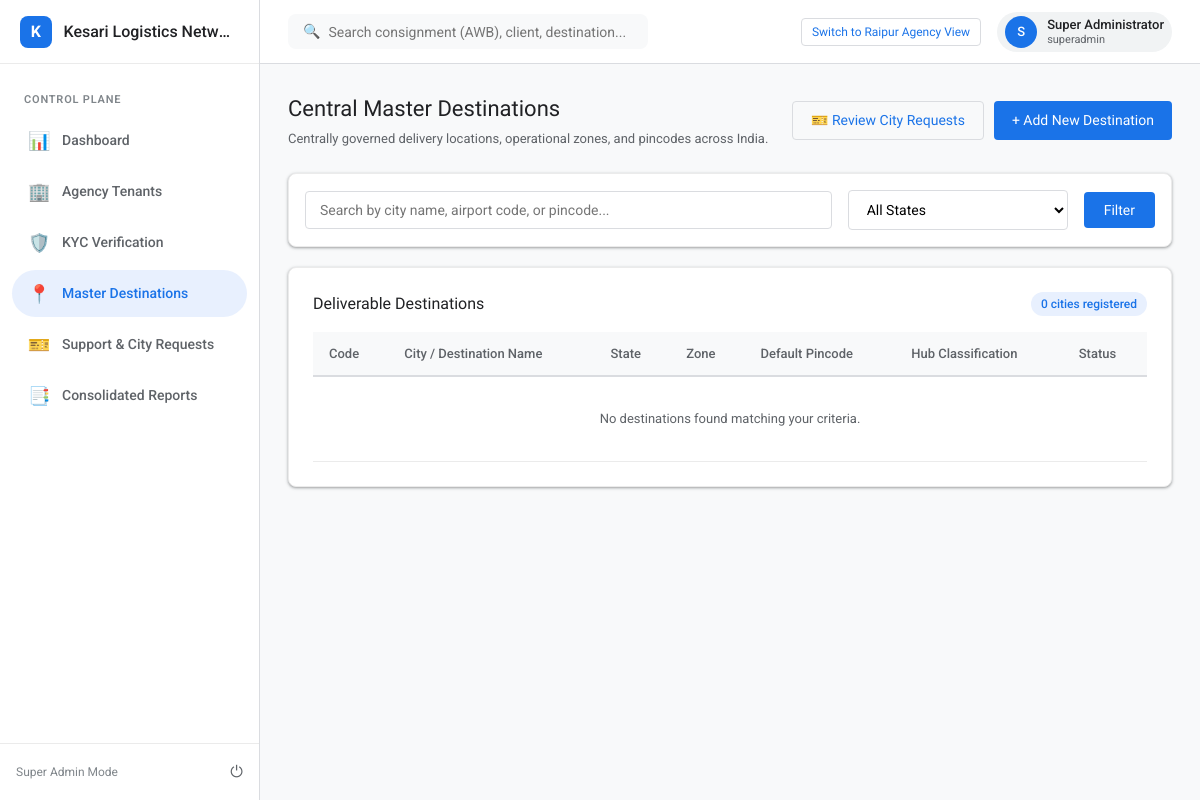
/admin/destinations (signed in), run on an earlier commit of the app's database.
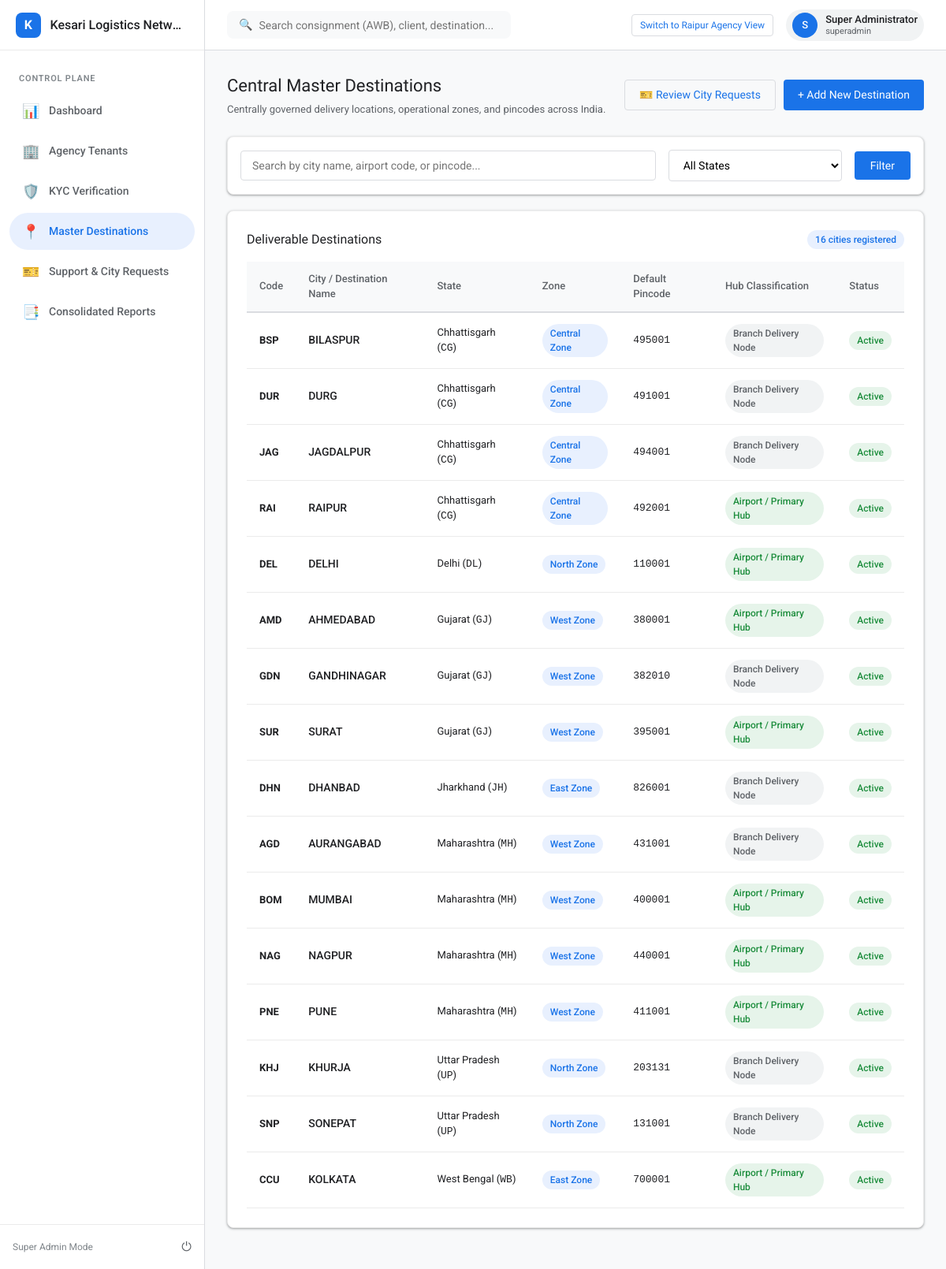
And on a later commit of the database.
### tables this page shows
CREATE TABLE destinations (
    id INTEGER PRIMARY KEY AUTOINCREMENT,
    code VARCHAR(30) UNIQUE NOT NULL,
    name VARCHAR(120) NOT NULL,
    state_id INTEGER NOT NULL,
    pincode VARCHAR(10) NULL,
    is_hub INTEGER DEFAULT 0,
    is_active INTEGER DEFAULT 1,
    created_at DATETIME DEFAULT CURRENT_TIMESTAMP,
    FOREIGN KEY (state_id) REFERENCES states(id)
);

CREATE TABLE states (
    id INTEGER PRIMARY KEY AUTOINCREMENT,
    code VARCHAR(10) UNIQUE NOT NULL,
    name VARCHAR(100) NOT NULL,
    zone_id INTEGER NOT NULL,
    gst_code VARCHAR(10) NULL,
    created_at DATETIME DEFAULT CURRENT_TIMESTAMP,
    FOREIGN KEY (zone_id) REFERENCES operational_zones(id)
);

CREATE TABLE operational_zones (
    id INTEGER PRIMARY KEY AUTOINCREMENT,
    code VARCHAR(30) UNIQUE NOT NULL,
    name VARCHAR(100) NOT NULL,
    description TEXT NULL,
    created_at DATETIME DEFAULT CURRENT_TIMESTAMP
);

### src/Controllers/DestinationController.php (called while the page is built, shortened)
<?php
require_once dirname(__DIR__) . '/Database.php';
class DestinationController {
    public function index(): void {
        $db = Database::getInstance();
        $sql = "
            SELECT d.*, s.name as state_name, s.code as state_code, z.name as zone_name, z.code as zone_code
            FROM destinations d
            JOIN states s ON s.id = d.state_id
            JOIN operational_zones z ON z.id = s.zone_id
            WHERE d.is_active = 1
        ";
        $params = [];
        $sql .= " ORDER BY s.name ASC, d.name ASC";
        $destinations = $db->fetchAll($sql, $params);
        require ROOT_PATH . '/src/Views/admin/destinations/index.php';
    }
}

### public/index.php (called while the page is built, shortened)
<?php
require_once dirname(__DIR__) . '/src/Database.php';
require_once dirname(__DIR__) . '/src/Controllers/DestinationController.php';
require_once dirname(__DIR__) . '/src/Controllers/TicketController.php';
$router = new Router();
$router->get('/api/health', function() {
    header('Content-Type: application/json');
    echo json_encode([
        'status' => 'ok',
        'timestamp' => date('c'),
        'tenant' => TenantContext::getTenant(),
        'is_superadmin' => TenantContext::isSuperAdmin(),
        'authenticated' => Auth::check(),
        'user' => Auth::user(),
    ], JSON_PRETTY_PRINT);
});
$router->get('/api/destinations/search', function() {
    (new DestinationController())->searchApi();
});
$router->get('/login', function() {
    if (Auth::check()) {
        header('Location: /');
        exit;
    }
    require ROOT_PATH . '/src/Views/auth/login.php';
});
$router->post('/login', function() {
    $token = $_POST['csrf_token'] ?? null;
    if (!Auth::validateCsrfToken($token)) {
        $error = 'Invalid security token. Please refresh and try again.';
        require ROOT_PATH . '/src/Views/auth/login.php';
        return;
    }
    $email = $_POST['email'] ?? '';
    $password = $_POST['password'] ?? '';
    $tenantId = TenantContext::getTenantId();
    $result = Auth::login($email, $password, $tenantId);
    if ($result['success']) {
        $redirect = $_GET['redirect'] ?? '/';
        header("Location: {$redirect}");
        exit;
    } else {
        $error = $result['error'];
        require ROOT_PATH . '/src/Views/auth/login.php';
    }
});
$router->get('/logout', function() {
    Auth::logout();
    $tenantParam = isset($_GET['tenant']) ? '?tenant=' . urlencode($_GET['tenant']) : '';
    header("Location: /login{$tenantParam}");
    exit;
});
$router->get('/onboard/register', function() {
    require ROOT_PATH . '/src/Views/onboard/register.php';
});
$router->post('/onboard/register', function() {
    $db = Database::getInstance();
    $name = trim($_POST['name'] ?? '');
    $tradeName = trim($_POST['trade_name'] ?? '');
    $contactPerson = trim($_POST['contact_person'] ?? '');
    $email = strtolower(trim($_POST['email'] ?? ''));
    $phone = trim($_POST['phone'] ?? '');
    $city = trim($_POST['city'] ?? '');
    $state = trim($_POST['state'] ?? '');
    if (empty($name) || empty($contactPerson) || empty($email) || empty($phone)) {
        $error = 'Please fill all mandatory fields.';
        require ROOT_PATH . '/src/Views/onboard/register.php';
        return;
    }
    $slug = strtolower(preg_replace('/[^a-z0-9]+/', '-', $city . '-' . substr(md5($name . time()), 0, 4)));
    $existing = $db->fetchOne("SELECT * FROM tenants WHERE email = ?", [$email]);
    if ($existing) {
        $tenantId = (int)$existing['id'];
        $db->execute("
            UPDATE tenants SET name = ?, trade_name = ?, contact_person = ?, phone = ?, city = ?, state = ?
            WHERE id = ?
        ", [$name, $tradeName, $contactPerson, $phone, $city, $state, $tenantId]);
    } else {
        $uuid = 'tenant-' . bin2hex(random_bytes(8));
        $db->execute("
            INSERT INTO tenants (uuid, slug, name, trade_name, contact_person, email, phone, city, state, status)
            VALUES (?, ?, ?, ?, ?, ?, ?, ?, ?, 'pending_otp')
        ", [$uuid, $slug, $name, $tradeName, $contactPerson, $email, $phone, $city, $state]);
        $tenantId = (int)$db->lastInsertId();
    }
    OtpService::generateOtp($email);
    $_SESSION['onboard_pending_email'] = $email;
    $_SESSION['onboard_tenant_id'] = $tenantId;
    header('Location: /onboard/verify-otp');
    exit;
});
$router->get('/onboard/verify-otp', function() {
    require ROOT_PATH . '/src/Views/onboard/verify-otp.php';
});
$router->get('/onboard/resend-otp', function() {
    $email = $_SESSION['onboard_pending_email'] ?? null;
    if ($email) {
        OtpService::generateOtp($email);
    }
    header('Location: /onboard/verify-otp');
    exit;
});
$router->post('/onboard/verify-otp', function() {
    $email = $_SESSION['onboard_pending_email'] ?? '';
    $otp = trim($_POST['otp'] ?? '');
    if (OtpService::verifyOtp($email, $otp)) {
        header('Location: /onboard/kyc');
        exit;
    } else {
        $error = 'Invalid or expired 6-digit OTP code.';
        require ROOT_PATH . '/src/Views/onboard/verify-otp.php';
    }
});
$router->get('/onboard/kyc', function() {
    require ROOT_PATH . '/src/Views/onboard/kyc.php';
});
$router->post('/onboard/kyc', function() {
    $tenantId = $_SESSION['onboard_tenant_id'] ?? null;
    if (!$tenantId) {
        header('Location: /onboard/register');
        exit;
    }
    $result = KycService::submitKyc($tenantId, $_POST, $_FILES);
    if ($result['success']) {
        header('Location: /onboard/success');
        exit;
    } else {
        $error = $result['error'];
        require ROOT_PATH . '/src/Views/onboard/kyc.php';
    }
});
$router->get('/onboard/success', function() {
    require ROOT_PATH . '/src/Views/onboard/success.php';
});
$router->get('/admin/agencies', function() {
    (new AdminAgencyController())->index();
});
$router->get('/admin/kyc', function() {
    (new AdminAgencyController())->kycQueue();
});
$router->get('/admin/kyc/{id}', function($id) {
    (new AdminAgencyController())->reviewKyc((int)$id);
});
$router->post('/admin/kyc/{id}/approve', function($id) {
    (new AdminAgencyController())->approveKyc((int)$id);
});
$router->post('/admin/kyc/{id}/reject', function($id) {
    (new AdminAgencyController())->rejectKyc((int)$id);
});
$router->get('/admin/agencies/{id}/edit', function($id) {
    (new AdminAgencyController())->edit((int)$id);
});
$router->post('/admin/agencies/{id}/edit', function($id) {
    (new AdminAgencyController())->update((int)$id);
});
$router->get('/admin/destinations', function() {
    (new DestinationController())->index();
});
$router->get('/admin/destinations/new', function() {
    (new DestinationController())->create();
});
$router->post('/admin/destinations/new', function() {
    (new DestinationController())->store();
});
$router->get('/tickets', function() {
    (new TicketController())->agencyIndex();
});
$router->get('/tickets/new', function() {
    (new TicketController())->agencyCreate();
});
$router->post('/tickets/new', function() {
    (new TicketController())->agencyStore();
});
$router->get('/admin/tickets', function() {
    (new TicketController())->adminIndex();
});
$router->get('/admin/tickets/{id}', function($id) {
    (new TicketController())->adminReview((int)$id);
});
$router->post('/admin/tickets/{id}/approve-destination', function($id) {
    (new TicketController())->adminApproveDestination((int)$id);
});
$router->post('/admin/tickets/{id}/resolve', function($id) {
    (new TicketController())->adminResolve((int)$id);
});
$router->get('/', function() {
    Auth::requireLogin();
    $tenant = TenantContext::getTenant();
    if ($tenant !== null && !Auth::isSuperAdmin()) {
        require ROOT_PATH . '/src/Views/dashboard/agency.php';
    } else {
        require ROOT_PATH . '/src/Views/dashboard/admin.php';
    }
});
$router->dispatch($_SERVER['REQUEST_URI'] ?? '/', $_SERVER['REQUEST_METHOD'] ?? 'GET');

### src/Database.php (called while the page is built, shortened)
<?php
class Database {
    private static ?Database $instance = null;
    private ?PDO $pdo = null;
    private function __construct() {
        $config = require ROOT_PATH . '/config/database.php';
        $driver = $config['driver'];
        try {
            if ($driver === 'sqlite') {
                $dbPath = $config['sqlite']['database'];
                $this->pdo = new PDO("sqlite:" . $dbPath);
                $this->pdo->exec("PRAGMA foreign_keys = ON;");
            } else {
                $cfg = $config['mysql'];
                $dsn = "mysql:host={$cfg['host']};port={$cfg['port']};dbname={$cfg['database']};charset={$cfg['charset']}";
                $this->pdo = new PDO($dsn, $cfg['username'], $cfg['password']);
            }
            $this->pdo->setAttribute(PDO::ATTR_ERRMODE, PDO::ERRMODE_EXCEPTION);
            $this->pdo->setAttribute(PDO::ATTR_DEFAULT_FETCH_MODE, PDO::FETCH_ASSOC);
            $this->pdo->setAttribute(PDO::ATTR_EMULATE_PREPARES, false);
        } catch (PDOException $e) {
            die("Database Connection Error: " . $e->getMessage());
        }
    }
    public static function getInstance(): Database {
        if (self::$instance === null) {
            self::$instance = new Database();
        }
        return self::$instance;
    }
    public function query(string $sql, array $params = []): PDOStatement {
        $stmt = $this->pdo->prepare($sql);
        $stmt->execute($params);
        return $stmt;
    }
    public function fetchAll(string $sql, array $params = []): array {
        $stmt = $this->query($sql, $params);
        return $stmt->fetchAll();
    }
}

### config/database.php (called while the page is built)
<?php
$driver = getenv('DB_DRIVER') ?: 'sqlite';
return [
    'driver' => $driver,
    'sqlite' => [
        'database' => ROOT_PATH . '/database/kesari_saas.sqlite',
    ],
    'mysql' => [
        'host' => getenv('DB_HOST') ?: '127.0.0.1',
        'port' => getenv('DB_PORT') ?: '3306',
        'database' => getenv('DB_NAME') ?: 'kesari_saas',
        'username' => getenv('DB_USER') ?: 'root',
        'password' => getenv('DB_PASS') ?: '',
        'charset' => 'utf8mb4',
    ]
];

### src/Views/admin/destinations/index.php (the view, shortened to what the rows shown need)
<div class="page-header">
    <div>
        <h1 class="page-title">Central Master Destinations</h1>
    </div>
</div>
<div class="g-card">
    <div style="display:flex; justify-content:space-between; align-items:center; margin-bottom:16px;">
        <h2 style="font-size:16px;">Deliverable Destinations</h2>
    </div>
    <div class="table-responsive">
        <table class="g-table">
            <thead>
                <tr>
                    <th>Code</th>
                    <th>City / Destination Name</th>
                    <th>State</th>
                    <th>Zone</th>
                    <th>Default Pincode</th>
                    <th>Hub Classification</th>
                    <th>Status</th>
                </tr>
            </thead>
            <tbody>
                <?php foreach ($destinations as $d): ?>
                    <tr>
                        <td><strong><?= htmlspecialchars($d['code']) ?></strong></td>
                        <td style="font-weight:500; font-size:14px;">
                            <?= htmlspecialchars($d['name']) ?>
                        </td>
                        <td><?= htmlspecialchars($d['state_name']) ?> (<code><?= htmlspecialchars($d['state_code']) ?></code>)</td>
                        <td><span class="g-chip chip-info"><?= htmlspecialchars($d['zone_name']) ?></span></td>
                        <td><code><?= htmlspecialchars($d['pincode'] ?: '—') ?></code></td>
                        <td>
                            <?php if ($d['is_hub']): ?>
                                <span class="g-chip chip-success">Airport / Primary Hub</span>
                            <?php else: ?>
                                <span class="g-chip" style="background:#f1f3f4; color:#5f6368;">Branch Delivery Node</span>
                            <?php endif; ?>
                        </td>
                        <td><span class="g-chip chip-success">Active</span></td>
                    </tr>
                <?php endforeach; ?>
            </tbody>
        </table>
    </div>
</div>
<?php
require ROOT_PATH . '/src/Views/layout.php';
?>

What changed in the data, as far as the page shows it:
added destinations: code "BSP", name "BILASPUR", state.name "Chhattisgarh", state.code "CG", operational_zones.name "Central Zone", pincode "495001", is_hub "Branch Delivery Node"
added destinations: code "DUR", name "DURG", state.name "Chhattisgarh", state.code "CG", operational_zones.name "Central Zone", pincode "491001", is_hub "Branch Delivery Node"
added destinations: code "JAG", name "JAGDALPUR", state.name "Chhattisgarh", state.code "CG", operational_zones.name "Central Zone", pincode "494001", is_hub "Branch Delivery Node"
added destinations: code "RAI", name "RAIPUR", state.name "Chhattisgarh", state.code "CG", operational_zones.name "Central Zone", pincode "492001", is_hub "Airport / Primary Hub"
added destinations: code "DEL", name "DELHI", state.name "Delhi", state.code "DL", operational_zones.name "North Zone", pincode "110001", is_hub "Airport / Primary Hub"
added destinations: code "AMD", name "AHMEDABAD", state.name "Gujarat", state.code "GJ", operational_zones.name "West Zone", pincode "380001", is_hub "Airport / Primary Hub"
added destinations: code "GDN", name "GANDHINAGAR", state.name "Gujarat", state.code "GJ", operational_zones.name "West Zone", pincode "382010", is_hub "Branch Delivery Node"
added destinations: code "SUR", name "SURAT", state.name "Gujarat", state.code "GJ", operational_zones.name "West Zone", pincode "395001", is_hub "Airport / Primary Hub"
added destinations: code "DHN", name "DHANBAD", state.name "Jharkhand", state.code "JH", operational_zones.name "East Zone", pincode "826001", is_hub "Branch Delivery Node"
added destinations: code "AGD", name "AURANGABAD", state.name "Maharashtra", state.code "MH", operational_zones.name "West Zone", pincode "431001", is_hub "Branch Delivery Node"
added destinations: code "BOM", name "MUMBAI", state.name "Maharashtra", state.code "MH", operational_zones.name "West Zone", pincode "400001", is_hub "Airport / Primary Hub"
added destinations: code "NAG", name "NAGPUR", state.name "Maharashtra", state.code "MH", operational_zones.name "West Zone", pincode "440001", is_hub "Airport / Primary Hub"
added destinations: code "PNE", name "PUNE", state.name "Maharashtra", state.code "MH", operational_zones.name "West Zone", pincode "411001", is_hub "Airport / Primary Hub"
added destinations: code "KHJ", name "KHURJA", state.name "Uttar Pradesh", state.code "UP", operational_zones.name "North Zone", pincode "203131", is_hub "Branch Delivery Node"
added destinations: code "SNP", name "SONEPAT", state.name "Uttar Pradesh", state.code "UP", operational_zones.name "North Zone", pincode "131001", is_hub "Branch Delivery Node"
added destinations: code "CCU", name "KOLKATA", state.name "West Bengal", state.code "WB", operational_zones.name "East Zone", pincode "700001", is_hub "Airport / Primary Hub"
Also different on the page:
count($destinations): "0" → "16"
text no longer shown: "No destinations found matching your criteria."
